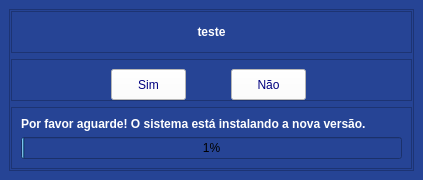
<?xml version="1.0" encoding="UTF-8"?>
<ui version="4.0">
 <class>Updating</class>
 <widget class="QMainWindow" name="Updating">
  <property name="geometry">
   <rect>
    <x>0</x>
    <y>0</y>
    <width>423</width>
    <height>180</height>
   </rect>
  </property>
  <property name="windowTitle">
   <string>MainWindow</string>
  </property>
  <property name="styleSheet">
   <string notr="true">background-color: rgb(38, 68, 149);</string>
  </property>
  <widget class="QWidget" name="centralwidget">
   <layout class="QGridLayout" name="gridLayout_2">
    <item row="0" column="0">
     <widget class="QFrame" name="frame">
      <property name="frameShape">
       <enum>QFrame::StyledPanel</enum>
      </property>
      <property name="frameShadow">
       <enum>QFrame::Raised</enum>
      </property>
      <layout class="QVBoxLayout" name="verticalLayout_2">
       <property name="leftMargin">
        <number>1</number>
       </property>
       <property name="topMargin">
        <number>1</number>
       </property>
       <property name="rightMargin">
        <number>1</number>
       </property>
       <property name="bottomMargin">
        <number>1</number>
       </property>
       <item>
        <widget class="QFrame" name="frame_2">
         <property name="frameShape">
          <enum>QFrame::StyledPanel</enum>
         </property>
         <property name="frameShadow">
          <enum>QFrame::Raised</enum>
         </property>
         <layout class="QGridLayout" name="gridLayout">
          <item row="0" column="0">
           <widget class="QLabel" name="lb_version">
            <property name="text">
             <string>&lt;html&gt;&lt;head/&gt;&lt;body&gt;&lt;p align=&quot;center&quot;&gt;&lt;span style=&quot; font-weight:700; color:#ffffff;&quot;&gt;teste&lt;/span&gt;&lt;/p&gt;&lt;/body&gt;&lt;/html&gt;</string>
            </property>
           </widget>
          </item>
         </layout>
        </widget>
       </item>
       <item>
        <widget class="QFrame" name="frame_3">
         <property name="frameShape">
          <enum>QFrame::StyledPanel</enum>
         </property>
         <property name="frameShadow">
          <enum>QFrame::Raised</enum>
         </property>
         <widget class="QPushButton" name="bt_sim">
          <property name="geometry">
           <rect>
            <x>100</x>
            <y>10</y>
            <width>75</width>
            <height>31</height>
           </rect>
          </property>
          <property name="styleSheet">
           <string notr="true">QPushButton{
	background-color: rgb(255, 255, 255);
	color: rgb(0, 0, 127);
	font: 700 10pt &quot;Segoe UI&quot;;
}

QPushButton:hover{
	
	color: rgb(255, 255, 255);
	background-color:rgb(49,147,0)
}</string>
          </property>
          <property name="text">
           <string>Sim</string>
          </property>
         </widget>
         <widget class="QPushButton" name="bt_nao">
          <property name="geometry">
           <rect>
            <x>220</x>
            <y>10</y>
            <width>75</width>
            <height>31</height>
           </rect>
          </property>
          <property name="styleSheet">
           <string notr="true">QPushButton{
	background-color: rgb(255, 255, 255);
	color: rgb(0, 0, 127);
	
	font: 700 10pt &quot;Segoe UI&quot;;
}

QPushButton:hover{
	
	color: rgb(255, 255, 255);
	
	background-color: rgb(255, 0, 0);
}</string>
          </property>
          <property name="text">
           <string>Não</string>
          </property>
         </widget>
        </widget>
       </item>
       <item>
        <widget class="QFrame" name="frame_4">
         <property name="frameShape">
          <enum>QFrame::StyledPanel</enum>
         </property>
         <property name="frameShadow">
          <enum>QFrame::Raised</enum>
         </property>
         <layout class="QVBoxLayout" name="verticalLayout">
          <item>
           <widget class="QLabel" name="label_2">
            <property name="text">
             <string>&lt;html&gt;&lt;head/&gt;&lt;body&gt;&lt;p&gt;&lt;span style=&quot; font-weight:700; color:#ffffff;&quot;&gt;Por favor aguarde! O sistema está instalando a nova versão.&lt;/span&gt;&lt;/p&gt;&lt;/body&gt;&lt;/html&gt;</string>
            </property>
           </widget>
          </item>
          <item>
           <widget class="QProgressBar" name="progressBar_instalao">
            <property name="cursor">
             <cursorShape>ForbiddenCursor</cursorShape>
            </property>
            <property name="toolTip">
             <string>&lt;html&gt;&lt;head/&gt;&lt;body&gt;&lt;p&gt;&lt;span style=&quot; font-size:7pt; font-weight:700;&quot;&gt;O interrompimento da atualização, pode causar má funcionamento no sistema.&lt;/span&gt;&lt;/p&gt;&lt;/body&gt;&lt;/html&gt;</string>
            </property>
            <property name="value">
             <number>1</number>
            </property>
            <property name="alignment">
             <set>Qt::AlignCenter</set>
            </property>
            <property name="orientation">
             <enum>Qt::Horizontal</enum>
            </property>
            <property name="textDirection">
             <enum>QProgressBar::TopToBottom</enum>
            </property>
           </widget>
          </item>
         </layout>
        </widget>
       </item>
      </layout>
     </widget>
    </item>
   </layout>
  </widget>
 </widget>
 <resources/>
 <connections/>
</ui>
